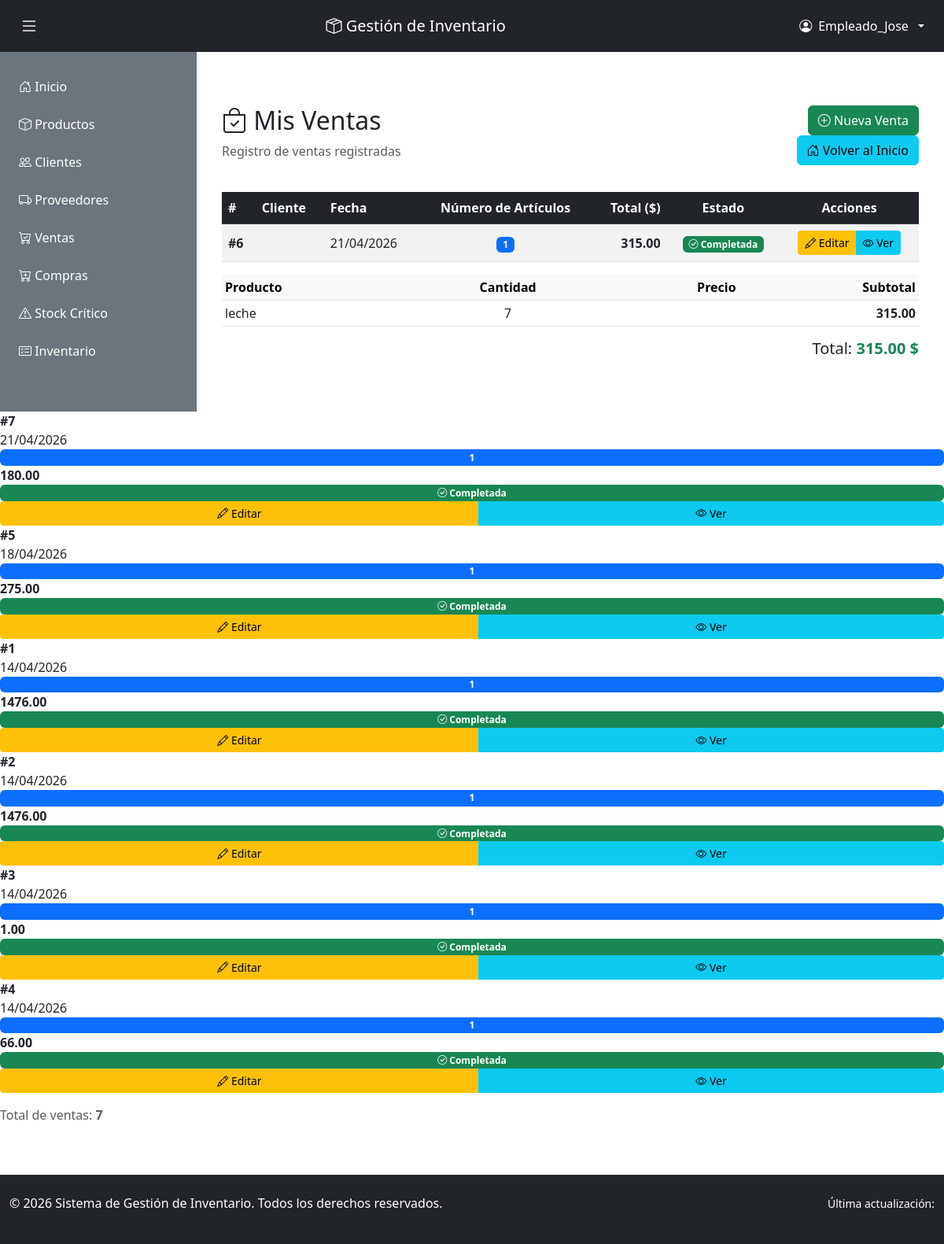
Screenshot of /empleado/ventas/ (signed in) with the database file from the repository.
### inventario/models.py (models this page shows, shortened)
class Venta(models.Model):
    ESTADO_VENTA = [
        ('borrador', 'Borrador'),
        ('confirmada', 'Confirmada'),
        ('entregada', 'Entregada'),
        ('cancelada', 'Cancelada'),
    ]
    fecha_venta = models.DateField(auto_now_add=True)
    cliente = models.ForeignKey(Cliente, on_delete=models.CASCADE, related_name='ventas')
    usuario = models.ForeignKey(User, on_delete=models.CASCADE, related_name='ventas_realizadas')
    estado = models.CharField(max_length=20, choices=ESTADO_VENTA, default='borrador')
    total = models.DecimalField(max_digits=12, decimal_places=2, default=0)
    class Meta:
        ordering = ['-fecha_venta']
        verbose_name = 'Venta'
        verbose_name_plural = 'Ventas'
    def calcular_total(self):
        return sum(detalle.subtotal() for detalle in self.detalles.all())

class DetalleVenta(models.Model):
    venta = models.ForeignKey(Venta, on_delete=models.CASCADE, related_name='detalles')
    producto = models.ForeignKey(Producto, on_delete=models.CASCADE, related_name='detalles_venta')
    cantidad = models.PositiveIntegerField()
    precio_venta = models.DecimalField(max_digits=10, decimal_places=2)
    class Meta:
        unique_together = ['venta', 'producto']
        verbose_name = 'Detalle Venta'
        verbose_name_plural = 'Detalles Venta'
    def subtotal(self):
        return self.cantidad * self.precio_venta

class Producto(models.Model):
    nombre_producto = models.CharField(max_length=100)
    codigo = models.CharField(max_length=50, unique=True)
    descripcion = models.TextField()
    precio = models.DecimalField(max_digits=10, decimal_places=2)
    stock = models.PositiveIntegerField(default=0)
    stock_minimo = models.PositiveIntegerField(default=0)
    fecha_creacion = models.DateTimeField(auto_now_add=True)
    activo = models.BooleanField(default=True)
    class Meta:
        ordering = ['nombre_producto']
        verbose_name = 'Producto'
        verbose_name_plural = 'Productos'

### inventario/views.py (the view)
# urls.py: path('empleado/ventas/', views.ventas_empleado, name='ventas_empleado'),
@login_required
@solo_empleado
@require_http_methods(["GET"])
def ventas_empleado(request):
    ventas = Venta.objects.all().order_by('-fecha_venta')
    contexto = {'ventas': ventas}
    return render(request, 'empleado/ventas.html', contexto)

### inventario/templates/empleado/ventas.html (shortened to what this page needs)
{% extends 'base.html' %}
{% block content %}
<div class="container my-5">
    <div class="row mb-4">
        <div class="col-md-8">
            <h2><i class="bi bi-bag-check"></i> Mis Ventas</h2>
            <p class="text-muted">Registro de ventas registradas</p>
        </div>
        <div class="col-md-4 text-end">
            <a href="{% url 'agregar_venta_empleado' %}" class="btn btn-success">
                <i class="bi bi-plus-circle"></i> Nueva Venta
            </a>
            <a href="{% url 'inicio' %}" class="btn btn-info ms-2">
                <i class="bi bi-house-door"></i> Volver al Inicio
            </a>
        </div>
    </div>
    {% if ventas %}
        <div class="table-responsive">
            <table class="table table-hover table-striped align-middle">
                <thead class="table-dark">
                    <tr>
                        <th>#</th>
                        <th>Cliente</th>
                        <th>Fecha</th>
                        <th class="text-center">Número de Artículos</th>
                        <th class="text-end">Total ($)</th>
                        <th class="text-center">Estado</th>
                        <th class="text-center">Acciones</th>
                    </tr>
                </thead>
                <tbody>
                    {% for venta in ventas %}
                        <tr>
                            <td><strong>#{{ venta.id }}</strong></td>
                            <td>{{ venta.cliente.nombre_cliente }}</td>
                            <td>{{ venta.fecha_venta|date:"d/m/Y" }}</td>
                            <td class="text-center">
                                <span class="badge bg-primary">
                                    {{ venta.detalles.all|length }}
                                </span>
                            </td>
                            <td class="text-end">
                                <strong>{{ venta.calcular_total|floatformat:2 }}</strong>
                            </td>
                            <td class="text-center">
                                <span class="badge bg-success">
                                    <i class="bi bi-check-circle"></i> Completada
                                </span>
                            </td>
                            <td class="text-center">
                                <div class="btn-group btn-group-sm" role="group">
                                    <a href="{% url 'editar_venta_empleado' venta.id %}" class="btn btn-warning" title="Editar">
                                        <i class="bi bi-pencil"></i> Editar
                                    </a>
                                    <button type="button" class="btn btn-info" data-bs-toggle="modal"
                                        data-bs-target="#detalleVenta{{ venta.id }}">
                                        <i class="bi bi-eye"></i> Ver
                                    </button>
                                </div>
                            </td>
                        </tr>
                        <div class="modal fade" id="detalleVenta{{ venta.id }}" tabindex="-1">
                            <div class="modal-dialog modal-lg">
                                <div class="modal-content">
                                    <div class="modal-body">
                                        <div class="table-responsive">
                                            <table class="table table-sm">
                                                <thead class="table-light">
                                                    <tr>
                                                        <th>Producto</th>
                                                        <th class="text-center">Cantidad</th>
                                                        <th class="text-end">Precio</th>
                                                        <th class="text-end">Subtotal</th>
                                                    </tr>
                                                </thead>
                                                <tbody>
                                                    {% for detalle in venta.detalles.all %}
                                                        <tr>
                                                            <td>{{ detalle.producto.nombre_producto }}</td>
                                                            <td class="text-center">{{ detalle.cantidad }}</td>
                                                            <td class="text-end">{{ detalle.precio_unitario|floatformat:2 }}</td>
                                                            <td class="text-end">
                                                                <strong>{{ detalle.subtotal|floatformat:2 }}</strong>
                                                            </td>
                                                        </tr>
                                                    {% endfor %}
                                                </tbody>
                                            </table>
                                        </div>
                                        <div class="text-end">
                                            <h5>Total: <strong class="text-success">{{ venta.calcular_total|floatformat:2 }} $</strong></h5>
                                        </div>
                                    </div>
                                </div>
                            </div>
                        </div>
                    {% endfor %}
                </tbody>
            </table>
        </div>
        <div class="row mt-3">
            <div class="col">
                <p class="text-muted">Total de ventas: <strong>{{ ventas|length }}</strong></p>
            </div>
        </div>
    {% else %}
        <div class="alert alert-info" role="alert">
            <i class="bi bi-info-circle"></i> No hay ventas registradas aún.
        </div>
    {% endif %}
</div>
{% endblock %}

### inventario/templates/base.html (shortened to what this page needs)
<!DOCTYPE html>
<html lang="es">
<head>
    <link href="https://cdn.jsdelivr.net/npm/bootstrap@5.3.0/dist/css/bootstrap.min.css" rel="stylesheet">
    <link rel="stylesheet" href="https://cdn.jsdelivr.net/npm/bootstrap-icons@1.10.0/font/bootstrap-icons.css">
</head>
<body>
    <nav class="navbar navbar-dark bg-dark sticky-top">
        <div class="container-fluid">
            <button class="btn btn-dark toggle-sidebar-btn me-2" id="sidebarToggle" title="Abrir/Cerrar menú">
                <i class="bi bi-list"></i>
            </button>
            <span class="navbar-brand">
                <i class="bi bi-box-seam"></i> Gestión de Inventario
            </span>
            <div class="dropdown">
                <button class="btn btn-dark dropdown-toggle d-flex align-items-center gap-2" type="button" data-bs-toggle="dropdown">
                    <i class="bi bi-person-circle"></i>
                    {{ user.username }}
                </button>
            </div>
        </div>
    </nav>
    <div class="main-container">
        <aside class="sidebar" id="sidebar">
            <ul class="sidebar-menu">
                <li><a href="{% url 'inicio' %}" class="nav-link"><i class="bi bi-house-door"></i> Inicio</a></li>
                {% if user.is_staff %}
                    <li><a href="{% url 'ver_clientes' %}" class="nav-link"><i class="bi bi-people"></i> Clientes</a></li>
                    <li><a href="{% url 'ver_proveedores' %}" class="nav-link"><i class="bi bi-truck"></i> Proveedores</a></li>
                    <li><a href="{% url 'ver_productos' %}" class="nav-link"><i class="bi bi-box"></i> Productos</a></li>
                    <li><a href="{% url 'consultar_inventario' %}" class="nav-link"><i class="bi bi-card-checklist"></i> Inventario</a></li>
                    <li><a href="{% url 'ver_movimientos' %}" class="nav-link"><i class="bi bi-arrows-move"></i> Movimientos</a></li>
                    <li><a href="{% url 'ver_reportes' %}" class="nav-link"><i class="bi bi-bar-chart"></i> Reportes</a></li>
                    <li><a href="{% url 'ver_ventas' %}" class="nav-link"><i class="bi bi-cart-check"></i> Ventas</a></li>
                    <li><a href="{% url 'ver_compras' %}" class="nav-link"><i class="bi bi-cart-plus"></i> Compras</a></li>
                    {% if user.is_superuser %}
                        <li><a href="{% url 'ver_usuarios' %}" class="nav-link"><i class="bi bi-shield-lock"></i> Usuarios</a></li>
                    {% endif %}
                {% elif user.is_authenticated and user.perfil.rol == 'empleado' %}
                    <li><a href="{% url 'productos_empleado' %}" class="nav-link"><i class="bi bi-box"></i> Productos</a></li>
                    <li><a href="{% url 'clientes_empleado' %}" class="nav-link"><i class="bi bi-people"></i> Clientes</a></li>
                    <li><a href="{% url 'proveedores_empleado' %}" class="nav-link"><i class="bi bi-truck"></i> Proveedores</a></li>
                    <li><a href="{% url 'ventas_empleado' %}" class="nav-link"><i class="bi bi-cart-check"></i> Ventas</a></li>
                    <li><a href="{% url 'compras_empleado' %}" class="nav-link"><i class="bi bi-cart-plus"></i> Compras</a></li>
                    <li><a href="{% url 'stock_critico' %}" class="nav-link"><i class="bi bi-exclamation-triangle"></i> Stock Crítico</a></li>
                    <li><a href="{% url 'inventario_empleado' %}" class="nav-link"><i class="bi bi-card-checklist"></i> Inventario</a></li>
                {% else %}
                    <li><a href="{% url 'ver_clientes' %}" class="nav-link"><i class="bi bi-people"></i> Clientes</a></li>
                    <li><a href="{% url 'ver_proveedores' %}" class="nav-link"><i class="bi bi-building"></i> Proveedores</a></li>
                {% endif %}
            </ul>
        </aside>
        <main class="main-content">
            <div class="content-wrapper">
                {% block content %}{% endblock %}
            </div>
        </main>
    </div>
    <footer class="bg-dark text-white mt-5 py-4">
        <div class="container-fluid">
            <div class="row">
                <div class="col-md-6">
                    <p>&copy; 2026 Sistema de Gestión de Inventario. Todos los derechos reservados.</p>
                </div>
                <div class="col-md-6 text-end">
                    <small>Última actualización: {{ now|date:"d/m/Y H:i" }}</small>
                </div>
            </div>
        </div>
    </footer>
</body>
</html>

### inventario/templates/base.html (style rules this page uses)
body { display: flex; flex-direction: column; min-height: 100vh; }
.navbar { flex-shrink: 0; }
.main-container { display: flex; flex: 1; }
.sidebar { width: 250px; background-color: #6c757d; padding: 20px 0; overflow-y: auto; transition: all 0.3s ease; box-shadow: 2px 0 5px rgba(0,0,0,0.1); }
.sidebar-menu { list-style: none; padding: 0; margin: 0; }
.sidebar-menu li { margin: 0; }
.sidebar-menu a { display: block; padding: 12px 20px; color: white; text-decoration: none; transition: background-color 0.2s ease; border-left: 4px solid transparent; }
.main-content { flex: 1; padding: 0; overflow-y: auto; }
.content-wrapper { padding: 20px; }
.toggle-sidebar-btn { cursor: pointer; font-size: 1.5rem; }

### rows the page displays
Venta: id "6", fecha_venta "21/04/2026", detalles.all|length "1", calcular_total "315.00"
DetalleVenta: producto.nombre_producto "leche", cantidad "7", subtotal "315.00"
Venta: id "7", fecha_venta "21/04/2026", detalles.all|length "1", calcular_total "180.00"
Venta: id "5", fecha_venta "18/04/2026", detalles.all|length "1", calcular_total "275.00"
Venta: id "1", fecha_venta "14/04/2026", detalles.all|length "1", calcular_total "1476.00"
Venta: id "2", fecha_venta "14/04/2026", detalles.all|length "1", calcular_total "1476.00"
Venta: id "3", fecha_venta "14/04/2026", detalles.all|length "1", calcular_total "1.00"
Venta: id "4", fecha_venta "14/04/2026", detalles.all|length "1", calcular_total "66.00"

### other values shown
{{ user.username }} "Empleado_Jose"
{{ ventas|length }} "7"
